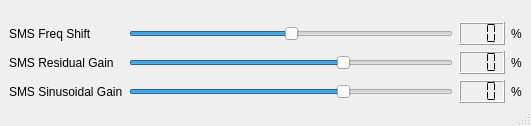
<?xml version="1.0" encoding="UTF-8"?>
<ui version="4.0">
 <class>SMS_Mess</class>
 <widget class="QDialog" name="SMS_Mess">
  <property name="geometry">
   <rect>
    <x>0</x>
    <y>0</y>
    <width>531</width>
    <height>126</height>
   </rect>
  </property>
  <property name="windowTitle">
   <string>SMS Mess</string>
  </property>
  <property name="windowIcon">
   <iconset>
    <normaloff>:/icons/images/NetworkEditor-icon.svg</normaloff>:/icons/images/NetworkEditor-icon.svg</iconset>
  </property>
  <property name="sizeGripEnabled">
   <bool>true</bool>
  </property>
  <layout class="QVBoxLayout">
   <property name="spacing">
    <number>6</number>
   </property>
   <property name="margin">
    <number>9</number>
   </property>
   <item>
    <layout class="QGridLayout">
     <property name="margin">
      <number>0</number>
     </property>
     <property name="spacing">
      <number>6</number>
     </property>
     <item row="1" column="0">
      <widget class="QLabel" name="textLabel_2">
       <property name="text">
        <string>SMS Residual Gain</string>
       </property>
       <property name="buddy">
        <cstring>InControl__smsresidualgain__Amount</cstring>
       </property>
      </widget>
     </item>
     <item row="1" column="1">
      <widget class="QSlider" name="InControl__smsresidualgain__Amount">
       <property name="minimum">
        <number>-100</number>
       </property>
       <property name="maximum">
        <number>199</number>
       </property>
       <property name="value">
        <number>100</number>
       </property>
       <property name="orientation">
        <enum>Qt::Horizontal</enum>
       </property>
      </widget>
     </item>
     <item row="2" column="2">
      <widget class="QLCDNumber" name="lCDNumber1_2">
       <property name="numDigits">
        <number>3</number>
       </property>
       <property name="segmentStyle">
        <enum>QLCDNumber::Flat</enum>
       </property>
      </widget>
     </item>
     <item row="0" column="1">
      <widget class="QSlider" name="InControl__smsfreqshift__Amount">
       <property name="minimum">
        <number>-400</number>
       </property>
       <property name="maximum">
        <number>400</number>
       </property>
       <property name="value">
        <number>0</number>
       </property>
       <property name="orientation">
        <enum>Qt::Horizontal</enum>
       </property>
      </widget>
     </item>
     <item row="2" column="3">
      <widget class="QLabel" name="textLabel1_4_3">
       <property name="sizePolicy">
        <sizepolicy hsizetype="Minimum" vsizetype="Preferred">
         <horstretch>0</horstretch>
         <verstretch>0</verstretch>
        </sizepolicy>
       </property>
       <property name="text">
        <string>%</string>
       </property>
      </widget>
     </item>
     <item row="2" column="1">
      <widget class="QSlider" name="InControl__smssinusoidalgain__Amount">
       <property name="minimum">
        <number>-100</number>
       </property>
       <property name="maximum">
        <number>199</number>
       </property>
       <property name="value">
        <number>100</number>
       </property>
       <property name="orientation">
        <enum>Qt::Horizontal</enum>
       </property>
      </widget>
     </item>
     <item row="0" column="2">
      <widget class="QLCDNumber" name="lCDNumber1_2_2">
       <property name="smallDecimalPoint">
        <bool>false</bool>
       </property>
       <property name="numDigits">
        <number>3</number>
       </property>
       <property name="segmentStyle">
        <enum>QLCDNumber::Flat</enum>
       </property>
      </widget>
     </item>
     <item row="1" column="3">
      <widget class="QLabel" name="textLabel1_4_2">
       <property name="sizePolicy">
        <sizepolicy hsizetype="Minimum" vsizetype="Preferred">
         <horstretch>0</horstretch>
         <verstretch>0</verstretch>
        </sizepolicy>
       </property>
       <property name="text">
        <string>%</string>
       </property>
      </widget>
     </item>
     <item row="2" column="0">
      <widget class="QLabel" name="textLabel_3">
       <property name="text">
        <string>SMS Sinusoidal Gain</string>
       </property>
       <property name="buddy">
        <cstring>InControl__smssinusoidalgain__Amount</cstring>
       </property>
      </widget>
     </item>
     <item row="0" column="0">
      <widget class="QLabel" name="textLabel_1">
       <property name="text">
        <string>SMS Freq Shift</string>
       </property>
       <property name="buddy">
        <cstring>InControl__smsfreqshift__Amount</cstring>
       </property>
      </widget>
     </item>
     <item row="1" column="2">
      <widget class="QLCDNumber" name="lCDNumber1">
       <property name="numDigits">
        <number>3</number>
       </property>
       <property name="segmentStyle">
        <enum>QLCDNumber::Flat</enum>
       </property>
      </widget>
     </item>
     <item row="0" column="3">
      <widget class="QLabel" name="textLabel1_4">
       <property name="sizePolicy">
        <sizepolicy hsizetype="Minimum" vsizetype="Preferred">
         <horstretch>0</horstretch>
         <verstretch>0</verstretch>
        </sizepolicy>
       </property>
       <property name="text">
        <string>%</string>
       </property>
      </widget>
     </item>
    </layout>
   </item>
  </layout>
 </widget>
 <layoutdefault spacing="6" margin="11"/>
 <tabstops>
  <tabstop>InControl__smsfreqshift__Amount</tabstop>
  <tabstop>InControl__smsresidualgain__Amount</tabstop>
  <tabstop>InControl__smssinusoidalgain__Amount</tabstop>
 </tabstops>
 <resources>
  <include location="../src/images.qrc"/>
 </resources>
 <connections>
  <connection>
   <sender>InControl__smsresidualgain__Amount</sender>
   <signal>valueChanged(int)</signal>
   <receiver>lCDNumber1</receiver>
   <slot>display(int)</slot>
   <hints>
    <hint type="sourcelabel">
     <x>344</x>
     <y>414</y>
    </hint>
    <hint type="destinationlabel">
     <x>583</x>
     <y>411</y>
    </hint>
   </hints>
  </connection>
  <connection>
   <sender>InControl__smssinusoidalgain__Amount</sender>
   <signal>valueChanged(int)</signal>
   <receiver>lCDNumber1_2</receiver>
   <slot>display(int)</slot>
   <hints>
    <hint type="sourcelabel">
     <x>370</x>
     <y>443</y>
    </hint>
    <hint type="destinationlabel">
     <x>567</x>
     <y>440</y>
    </hint>
   </hints>
  </connection>
  <connection>
   <sender>InControl__smsfreqshift__Amount</sender>
   <signal>valueChanged(int)</signal>
   <receiver>lCDNumber1_2_2</receiver>
   <slot>display(int)</slot>
   <hints>
    <hint type="sourcelabel">
     <x>335</x>
     <y>385</y>
    </hint>
    <hint type="destinationlabel">
     <x>566</x>
     <y>387</y>
    </hint>
   </hints>
  </connection>
 </connections>
</ui>
